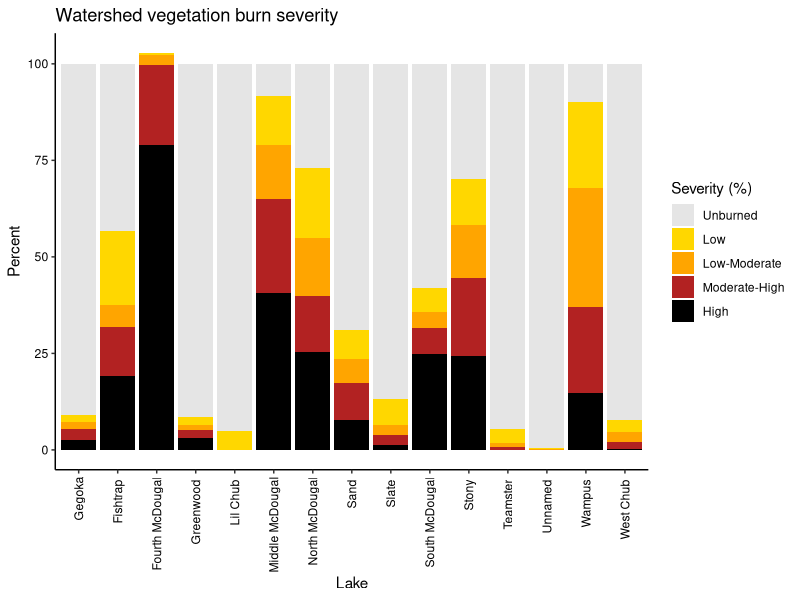
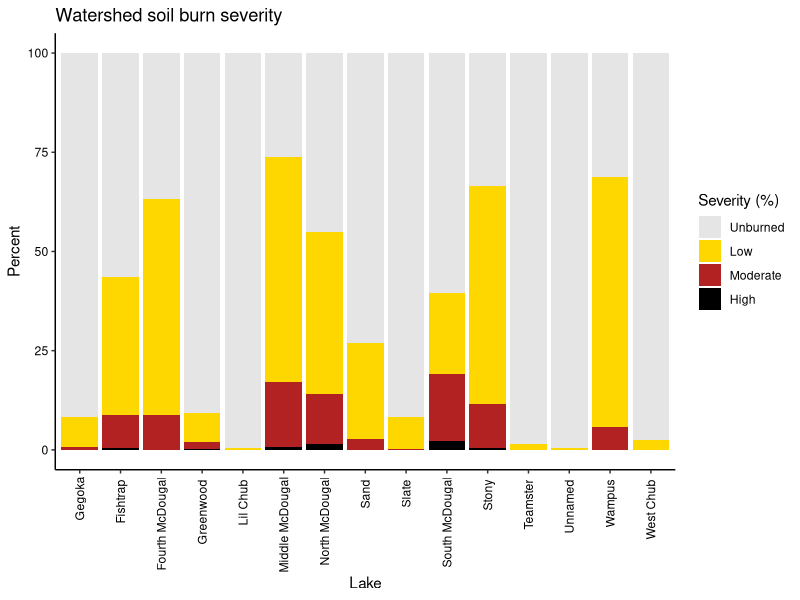
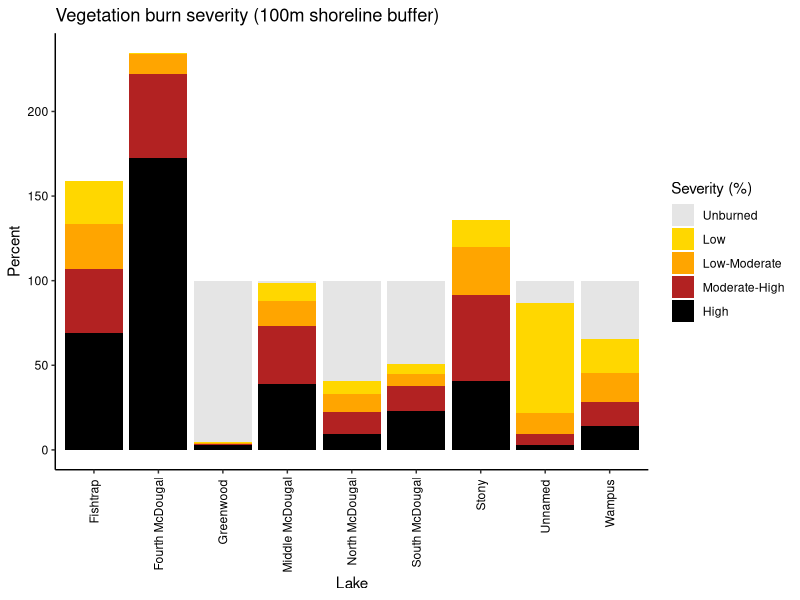
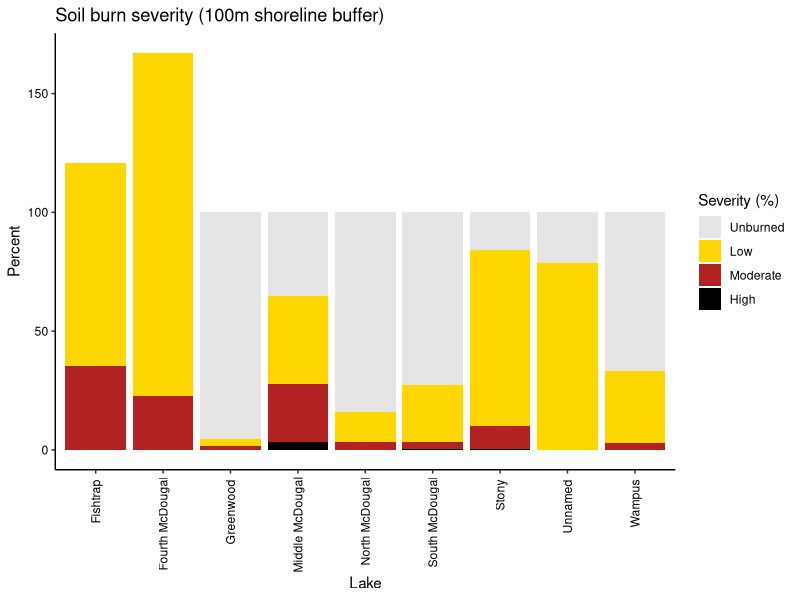

R code for these plots, in order:
################### Exploring lake times series data ##########################
# Date: 8-26-22
# updated: 9-21-22, now with all lakes 
# Author: Ian McCullough, immccull@gmail.com
###############################################################################

#### R libraries ####
library(ggplot2)
library(reshape2)
library(dplyr)

#### Input data ####
setwd("C:/Users/immcc/Documents/SplashNBurn")

may_june_july <- read.csv("Data/WaterQuality/may_june_july.csv")
ws_burn_severity <- read.csv("Data/BurnSeverity/vegetation_ws_area.csv")
ws_soilburn_severity <- read.csv("Data/BurnSeverity/soil_ws_area.csv")
buffer_burn_severity <- read.csv("Data/BurnSeverity/vegetation_buffer_area.csv")
buffer_soilburn_severity <- read.csv("Data/BurnSeverity/soil_buffer_area.csv")

#### Main program ####
# how correlated are % ws burn variables? Seem to be highly so
ws_burn_severity_pct <- ws_burn_severity[,c(1,3,5,7,9)]
ws_burn_severity_pct$total_ws_burn_pct <- rowSums(ws_burn_severity_pct[,c(2:5)])
cor(ws_burn_severity_pct, method='pearson', use='pairwise.complete.obs')
cor(ws_burn_severity_pct, method='spearman', use='pairwise.complete.obs')

# calculate unburned pct
ws_burn_severity_pct$unburned_pct <- 100-ws_burn_severity_pct$total_ws_burn_pct
# if any slight rounding errors result in negative burned area
ws_burn_severity_pct$unburned_pct <- ifelse(ws_burn_severity_pct$unburned_pct < 0, 0, ws_burn_severity_pct$unburned_pct)

## prepare for plot
# get names + lagoslakeids only
lakenamesids <- may_june_july[,c('Lagoslakeid','Site','Type')]
lakenamesids <- subset(lakenamesids, Type=='sample')
lakenamesids <- lakenamesids[!duplicated(lakenamesids), ]
lakenamesids <- lakenamesids[,c(1:2)]

ws_burn_severity_pct <- merge(ws_burn_severity_pct, lakenamesids, by.x='lagoslakeid', by.y='Lagoslakeid')
ws_burn_severity_pct_melted <- reshape2::melt(ws_burn_severity_pct[,c(2:5,7,8)], 
      id.var='Site', variable.name='Severity', value.name='Percent')

ws_burn_severity_pct_melted$Severity <- factor(ws_burn_severity_pct_melted$Severity, levels=c('unburned_pct','low_severity_pct',
                                                          'moderate_low_severity_pct','moderate_high_severity_pct','high_severity_pct'))

# get rid of word 'Lake' to make labels smaller
ws_burn_severity_pct_melted$Lake <- gsub(paste('Lake',collapse='|'),"",ws_burn_severity_pct_melted$Site)

jpeg('Figures/BurnSeverity_byLake.jpeg',width = 7,height = 5,units = 'in',res=600)
ggplot(ws_burn_severity_pct_melted, aes(fill=Severity, y=Percent, x=Lake)) + 
  geom_bar(position="stack", stat="identity")+
  theme_classic()+
  theme(axis.text.x=element_text(angle=90, vjust=0.5, hjust=1, color='black'),
        axis.text.y=element_text(color='black'))+
  scale_fill_manual(values=c('gray90','gold','orange','firebrick','black'), 
                    labels=c('Unburned','Low','Low-Moderate','Moderate-High','High'),
                    'Severity (%)')+
  ggtitle('Watershed vegetation burn severity')
dev.off()

### watershed soil burn severity ###
# how correlated are % ws soilburn variables? Seem to be highly so
ws_soilburn_severity_pct <- ws_soilburn_severity[,c(1,3,5,7)]
ws_soilburn_severity_pct$total_ws_soilburn_pct <- rowSums(ws_soilburn_severity_pct[,c(2:4)])
cor(ws_soilburn_severity_pct, method='pearson', use='pairwise.complete.obs')
cor(ws_soilburn_severity_pct, method='spearman', use='pairwise.complete.obs')

# calculate unburned pct
ws_soilburn_severity_pct$unburned_pct <- 100-ws_soilburn_severity_pct$total_ws_soilburn_pct
# if any slight rounding errors result in negative soilburned area
ws_soilburn_severity_pct$unburned_pct <- ifelse(ws_soilburn_severity_pct$unburned_pct < 0, 0, ws_soilburn_severity_pct$unburned_pct)

## prepare for plot
ws_soilburn_severity_pct <- merge(ws_soilburn_severity_pct, lakenamesids, by.x='lagoslakeid', by.y='Lagoslakeid')
ws_soilburn_severity_pct_melted <- reshape2::melt(ws_soilburn_severity_pct[,c(2:4,6,7)], 
                                                  id.var='Site', variable.name='Severity', value.name='Percent')

ws_soilburn_severity_pct_melted$Severity <- factor(ws_soilburn_severity_pct_melted$Severity, levels=c('unburned_pct','low_severity_pct',
                                                                                                      'moderate_severity_pct','high_severity_pct'))

# get rid of word 'Lake' to make labels smaller
ws_soilburn_severity_pct_melted$Lake <- gsub(paste('Lake',collapse='|'),"",ws_soilburn_severity_pct_melted$Site)

jpeg('Figures/soilburnSeverity_byLake.jpeg',width = 7,height = 5,units = 'in',res=600)
ggplot(ws_soilburn_severity_pct_melted, aes(fill=Severity, y=Percent, x=Lake)) + 
  geom_bar(position="stack", stat="identity")+
  theme_classic()+
  theme(axis.text.x=element_text(angle=90, vjust=0.5, hjust=1, color='black'),
        axis.text.y=element_text(color='black'))+
  scale_fill_manual(values=c('gray90','gold','firebrick','black'), 
                    labels=c('Unburned','Low','Moderate','High'),
                    'Severity (%)')+
  ggtitle('Watershed soil burn severity')
dev.off()

### shoreline buffers ###
## vegetation burn severity
# how correlated are % buffer burn variables? Seem to be highly so
buffer_burn_severity_pct <- buffer_burn_severity[,c(1,3,5,7,9)]
buffer_burn_severity_pct$total_buffer_burn_pct <- rowSums(buffer_burn_severity_pct[,c(2:5)])
cor(buffer_burn_severity_pct, method='pearson', use='pairwise.complete.obs')
cor(buffer_burn_severity_pct, method='spearman', use='pairwise.complete.obs')

# calculate unburned pct
buffer_burn_severity_pct$unburned_pct <- 100-buffer_burn_severity_pct$total_buffer_burn_pct
# if any slight rounding errors result in negative burned area
buffer_burn_severity_pct$unburned_pct <- ifelse(buffer_burn_severity_pct$unburned_pct < 0, 0, buffer_burn_severity_pct$unburned_pct)

## prepare for plot
buffer_burn_severity_pct <- merge(buffer_burn_severity_pct, lakenamesids, by.x='lagoslakeid', by.y='Lagoslakeid')
buffer_burn_severity_pct_melted <- reshape2::melt(buffer_burn_severity_pct[,c(2:5,7,8)], 
                                                  id.var='Site', variable.name='Severity', value.name='Percent')

buffer_burn_severity_pct_melted$Severity <- factor(buffer_burn_severity_pct_melted$Severity, levels=c('unburned_pct','low_severity_pct',
                                                                                                      'moderate_low_severity_pct','moderate_high_severity_pct','high_severity_pct'))

# get rid of word 'Lake' to make labels smaller
buffer_burn_severity_pct_melted$Lake <- gsub(paste('Lake',collapse='|'),"",buffer_burn_severity_pct_melted$Site)

jpeg('Figures/BurnSeverity_buffer_byLake.jpeg',width = 7,height = 5,units = 'in',res=600)
ggplot(buffer_burn_severity_pct_melted, aes(fill=Severity, y=Percent, x=Lake)) + 
  geom_bar(position="stack", stat="identity")+
  theme_classic()+
  theme(axis.text.x=element_text(angle=90, vjust=0.5, hjust=1, color='black'),
        axis.text.y=element_text(color='black'))+
  scale_fill_manual(values=c('gray90','gold','orange','firebrick','black'), 
                    labels=c('Unburned','Low','Low-Moderate','Moderate-High','High'),
                    'Severity (%)')+
  ggtitle('Vegetation burn severity (100m shoreline buffer)')
dev.off()

## soil burn severity
# how correlated are % buffer soilburn variables? Seem to be highly so
buffer_soilburn_severity_pct <- buffer_soilburn_severity[,c(1,3,5,7)]
buffer_soilburn_severity_pct$total_buffer_soilburn_pct <- rowSums(buffer_soilburn_severity_pct[,c(2:4)])
cor(buffer_soilburn_severity_pct, method='pearson', use='pairwise.complete.obs')
cor(buffer_soilburn_severity_pct, method='spearman', use='pairwise.complete.obs')

# calculate unburned pct
buffer_soilburn_severity_pct$unburned_pct <- 100-buffer_soilburn_severity_pct$total_buffer_soilburn_pct
# if any slight rounding errors result in negative soilburned area
buffer_soilburn_severity_pct$unburned_pct <- ifelse(buffer_soilburn_severity_pct$unburned_pct < 0, 0, buffer_soilburn_severity_pct$unburned_pct)

## prepare for plot
buffer_soilburn_severity_pct <- merge(buffer_soilburn_severity_pct, lakenamesids, by.x='lagoslakeid', by.y='Lagoslakeid')
buffer_soilburn_severity_pct_melted <- reshape2::melt(buffer_soilburn_severity_pct[,c(2:4,6,7)], 
                                                      id.var='Site', variable.name='Severity', value.name='Percent')

buffer_soilburn_severity_pct_melted$Severity <- factor(buffer_soilburn_severity_pct_melted$Severity, levels=c('unburned_pct','low_severity_pct',
                                                                                                              'moderate_severity_pct','high_severity_pct'))

# get rid of word 'Lake' to make labels smaller
buffer_soilburn_severity_pct_melted$Lake <- gsub(paste('Lake',collapse='|'),"",buffer_soilburn_severity_pct_melted$Site)

jpeg('Figures/soilburnSeverity_buffer_byLake.jpeg',width = 7,height = 5,units = 'in',res=600)
ggplot(buffer_soilburn_severity_pct_melted, aes(fill=Severity, y=Percent, x=Lake)) + 
  geom_bar(position="stack", stat="identity")+
  theme_classic()+
  theme(axis.text.x=element_text(angle=90, vjust=0.5, hjust=1, color='black'),
        axis.text.y=element_text(color='black'))+
  scale_fill_manual(values=c('gray90','gold','firebrick','black'), 
                    labels=c('Unburned','Low','Moderate','High'),
                    'Severity (%)')+
  ggtitle('Soil burn severity (100m shoreline buffer)')
dev.off()


### how correlated are vegetation and soil burn severity? ###
# for now, analyzing watershed only (more data points)
veg_soil_severity <- merge(ws_burn_severity_pct, ws_soilburn_severity_pct, by='lagoslakeid')[,c(1:13)]
names(veg_soil_severity) <- c('lagoslakeid','veg_low_severity_pct','veg_moderate_low_severity_pct','veg_moderate_high_severity_pct',
                             'veg_high_severity_pct','veg_total_ws_burn_pct','veg_unburned_pct','Site',
                             'soil_low_severity_pct','soil_moderate_severity_pct','soil_high_severity_pct','soil_total_ws_burn_pct','soil_unburned_pct')
cor(veg_soil_severity[,c(2:7,9:13)], method='pearson', use='pairwise.complete.obs')
